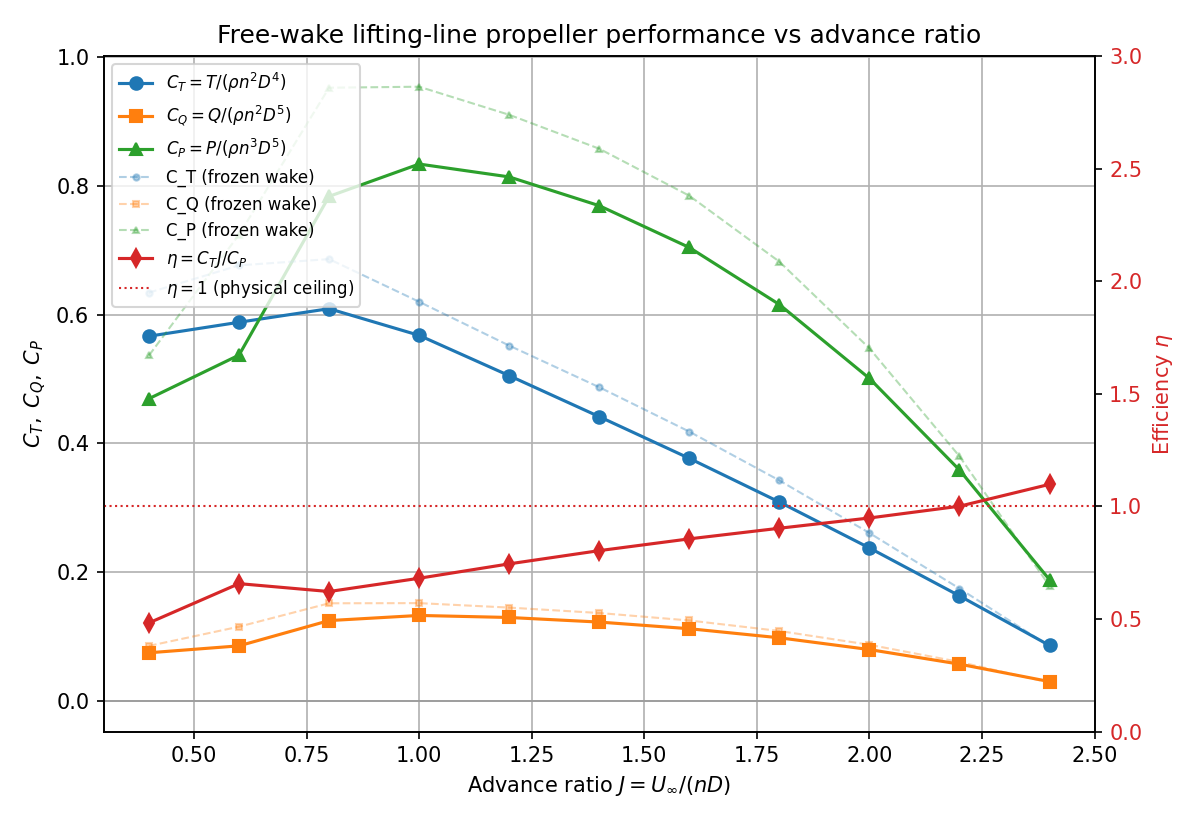

Reproduce this figure in Python.
"""Advance-ratio sweep for the FREE-WAKE lifting-line rotor model.

Same idea as J_sweep.py, but every point is solved with the free (deforming)
wake solver Lifting_line_freewake(): the wake is convected by the freestream
plus the velocity induced by the bound circulation AND by the wake itself, so
the wake geometry relaxes to a self-consistent shape at each J.

Plots the propeller performance coefficients:
    C_T = T / (rho n^2 D^4)
    C_Q = Q / (rho n^2 D^5)
    C_P = P / (rho n^3 D^5)
    eta = C_T * J / C_P   (propulsive efficiency)

NOTE: the free wake is expensive (~2-3 min per J). Results are cached to
J_sweep_freewake_results.npz; delete that file to force a full recompute.

Run from the repository root so the relative airfoil path resolves:
    python assignment_2\\J_sweep_freewake.py
"""

import os
import time

import numpy as np
import matplotlib.pyplot as plt

from Lifting_line_freewake import BEM


# ---- solver settings shared by every point in the sweep ----
RESOLUTION = 20
A_IND_WAKE = 0.2          # initial helix pitch guess (the wake deforms from here)
SPACING = 'linear'
WAKE_ITERATIONS = 100
WAKE_RELAX = 0.3
WAKE_CORE = 0.10          # wake-on-wake desingularisation (stability)
TEND = 0.2
DT = 0.005


def run_lifting_line_freewake(J, radius=0.7, n_blades=6, U_inf=60,
                              resolution=RESOLUTION, a_ind_wake=A_IND_WAKE,
                              spacing=SPACING, wake_iterations=WAKE_ITERATIONS,
                              wake_relax=WAKE_RELAX, wake_core=WAKE_CORE,
                              tend=TEND, dt=DT, verbose=False):
    """Solve the free-wake lifting line at one J and return (C_T, C_Q, C_P)."""
    bem = BEM(J=J, radius=radius, n_blades=n_blades, U_inf=U_inf)
    bem.tlst = np.arange(0, tend, dt)

    output = bem.Lifting_line_freewake(resolution=resolution, a_ind_wake=a_ind_wake,
                                       spacing=spacing, wake_iterations=wake_iterations,
                                       wake_relax=wake_relax, wake_core=wake_core,
                                       verbose=verbose)
    (a_out, aline_out, Fnorm_out, Ftan_out, Gamma_out, used_iter, conv_hist,
     r_control, alpha_out, phi_out, W0, W) = output

    # Integrate section forces to rotor thrust and torque (propeller convention).
    # Fnorm_out / Ftan_out are per control point (panel midspan); skip the root
    # panel (index 0), which carries no blade.
    n_panels = len(r_control)
    T_LL = 0.0
    Q_LL = 0.0
    for p in range(1, n_panels):
        T_LL += Fnorm_out[p] * n_blades * bem.dr[p]
        Q_LL += Ftan_out[p] * n_blades * r_control[p] * bem.dr[p]

    C_T = T_LL / (bem.rho * bem.n_rps**2 * bem.D**4)
    C_Q = Q_LL / (bem.rho * bem.n_rps**2 * bem.D**5)
    C_P = (Q_LL * bem.omega) / (bem.rho * bem.n_rps**3 * bem.D**5)
    return C_T, C_Q, C_P


CACHE_FILE = 'assignment_2/J_sweep_freewake_results.npz'
FROZEN_CACHE = 'assignment_2/J_sweep_results.npz'   # optional overlay (frozen wake)


def main():
    J_values = np.linspace(0.4, 2.4, 11)

    # Reuse cached solver output when available (the free wake is very slow);
    # delete J_sweep_freewake_results.npz to force a full recompute.
    if os.path.exists(CACHE_FILE):
        data = np.load(CACHE_FILE)
        J_values, CT, CQ, CP = data['J'], data['CT'], data['CQ'], data['CP']
        print(f"Loaded cached results from {CACHE_FILE}")
    else:
        CT_list, CQ_list, CP_list = [], [], []
        t_start = time.time()
        for k, J in enumerate(J_values):
            t0 = time.time()
            try:
                C_T, C_Q, C_P = run_lifting_line_freewake(J)
            except Exception as exc:
                print(f"J = {J:5.2f} | FAILED ({exc}); storing NaN")
                C_T = C_Q = C_P = np.nan
            CT_list.append(C_T)
            CQ_list.append(C_Q)
            CP_list.append(C_P)
            eta_j = C_T * J / C_P if (C_P not in (0, np.nan) and C_P != 0) else np.nan
            print(f"[{k+1:2d}/{len(J_values)}] J = {J:5.2f} | C_T = {C_T:8.4f} | "
                  f"C_Q = {C_Q:8.4f} | C_P = {C_P:8.4f} | eta = {eta_j:7.4f} | "
                  f"{time.time()-t0:5.1f}s")
        CT = np.array(CT_list)
        CQ = np.array(CQ_list)
        CP = np.array(CP_list)
        np.savez(CACHE_FILE, J=J_values, CT=CT, CQ=CQ, CP=CP)
        print(f"Saved results cache to {CACHE_FILE}  (total {time.time()-t_start:.1f}s)")

    with np.errstate(divide='ignore', invalid='ignore'):
        eta = np.where(CP != 0, CT * J_values / CP, np.nan)

    # Efficiency is only physically meaningful where the rotor acts as a
    # propeller (C_T > 0 AND C_P > 0). Outside that branch eta is negative or
    # blows up (C_P -> 0), so mask those points.
    eta_phys = np.where((CP > 0) & (CT > 0), eta, np.nan)

    fig, ax = plt.subplots(figsize=(8, 5.5))
    ax.plot(J_values, CT, '-o', label=r'$C_T = T/(\rho n^2 D^4)$')
    ax.plot(J_values, CQ, '-s', label=r'$C_Q = Q/(\rho n^2 D^5)$')
    ax.plot(J_values, CP, '-^', label=r'$C_P = P/(\rho n^3 D^5)$')
    ax.axhline(0, color='0.6', lw=0.8)

    # Optional: overlay the frozen-wake sweep (if its cache exists) to show the
    # effect of letting the wake deform. Drawn as faint dashed lines.
    if os.path.exists(FROZEN_CACHE):
        try:
            fz = np.load(FROZEN_CACHE)
            ax.plot(fz['J'], fz['CT'], '--o', color='C0', alpha=0.35, lw=1, ms=3, label='C_T (frozen wake)')
            ax.plot(fz['J'], fz['CQ'], '--s', color='C1', alpha=0.35, lw=1, ms=3, label='C_Q (frozen wake)')
            ax.plot(fz['J'], fz['CP'], '--^', color='C2', alpha=0.35, lw=1, ms=3, label='C_P (frozen wake)')
        except Exception:
            pass

    ax.set_xlabel('Advance ratio $J = U_\\infty/(n D)$')
    ax.set_ylabel(r'$C_T,\; C_Q,\; C_P$')
    ax.grid(True)

    # Efficiency on a secondary axis (autoscaled to the physical branch).
    ax_eta = ax.twinx()
    ax_eta.plot(J_values, eta_phys, '-d', color='tab:red',
                label=r'$\eta = C_T J / C_P$')
    ax_eta.axhline(1.0, color='tab:red', ls=':', lw=1,
                   label=r'$\eta = 1$ (physical ceiling)')
    ax_eta.set_ylabel(r'Efficiency $\eta$', color='tab:red')
    ax_eta.tick_params(axis='y', labelcolor='tab:red')
    ax_eta.set_ylim(0, 3.0)

    # Combined legend.
    lines1, labels1 = ax.get_legend_handles_labels()
    lines2, labels2 = ax_eta.get_legend_handles_labels()
    ax.legend(lines1 + lines2, labels1 + labels2, loc='upper left', fontsize=8)

    ax.set_title('Free-wake lifting-line propeller performance vs advance ratio')
    fig.tight_layout()
    fig.savefig('assignment_2/J_sweep_freewake.png', dpi=150)
    print("Saved figure to assignment_2/J_sweep_freewake.png")
    plt.show()


if __name__ == "__main__":
    main()
